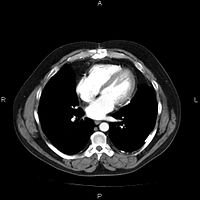
%> input picture Medical Image/lec8.hands.on/CT.jpg, 200 x 200 px
$ octave Week8_ImageRestore_2011250611.m   (GNU Octave 9; MATLAB toolbox functions it lacks are replaced by stand-ins)
%> lines starting %> are read from the running program, lines starting %| are printed output that depends on the picture
%% Restoration of noise added image

 clear;clc;

 CT = imread('CT.jpg');
%> CT is the input picture: size 200x200 uint8; min 0, max 255, mean 33.5

 Comp = ones(size(CT)) / 2.0;

 CT_double = im2double(CT);
 Min = min(min(CT_double));
%> Min = 0
 Max = max(max(CT_double - Min));
%> Max = 1
 CT_double = CT_double / Max;

 CT_gaussian = imnoise(CT_double, 'gaussian');
 CT_snp = imnoise(CT_double, 'salt & pepper');
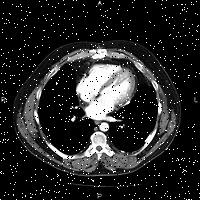
%> CT_snp: size 200x200 double; min 0, max 1, mean 0.15
 Comp_gaussian = imnoise(Comp, 'gaussian');
 Comp_snp = imnoise(Comp, 'salt & pepper');


 Noise = { CT, CT_gaussian, CT_snp ;Comp, Comp_gaussian, Comp_snp };
%> Noise = 6 items
 Name = {'CT', 'CT/Gaussian', 'CT/Salt & Pepper', '0.5', '0.5/Gaussian', '0.5, Salt & Pepper'};

 h = figure;
 for i=1:2
     for j=1:3
         subplot(2,3, (i-1)*3+j ), imhist(Noise{i,j}), title(Name{1,(i-1)*3+j});
 %         a.BinLimits = [-1.1, 1.1];
     end
 end
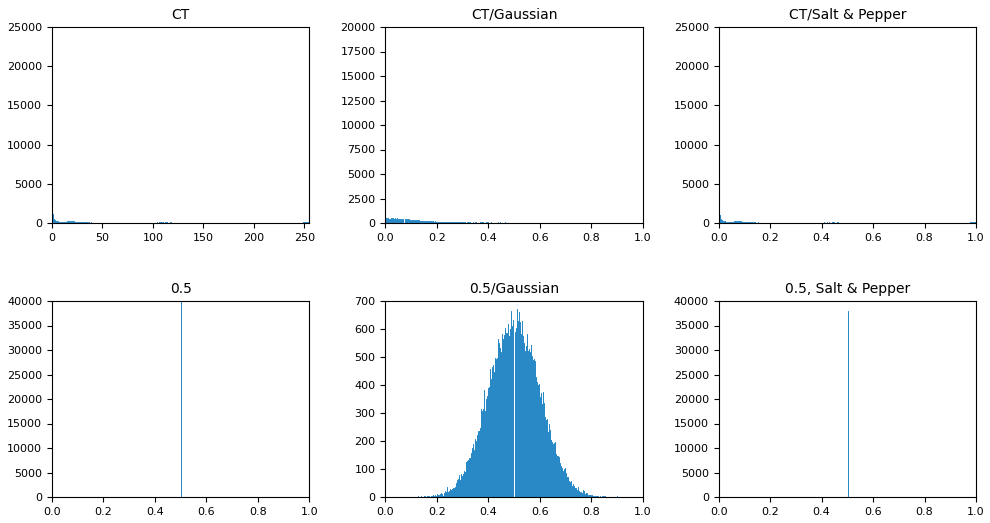
%> figure redrawn from the program's plot data, 6 panels; panel 1: highest point at x = 0, y = 23961; panel 2: highest point at x = 0, y = 14641; panel 3: highest point at x = 0, y = 23747; panel 4: highest point at x = 0.502, y = 40000

 filter_mean = ones([3,3])/9.0;

 CT_gaussian_mean = conv2(CT_gaussian, filter_mean);
 CT_gaussian_med = medfilt2(CT_gaussian);

 CT_snp_mean = conv2(CT_snp, filter_mean);
 CT_snp_med = medfilt2(CT_snp);

 figure;
 subplot(2,2,1), imshow(CT_gaussian_mean); title('gaussian / mean', 'fontsize', 12);
 subplot(2,2,2), imshow(CT_snp_mean); title('salt & pepper / mean', 'fontsize', 12);
 subplot(2,2,3), imshow(CT_gaussian_med); title('gaussian / median', 'fontsize', 12);
 subplot(2,2,4), imshow(CT_snp_med); title('salt & pepper / median', 'fontsize', 12);


 CT_wiener_snp = wiener2(CT_snp,[19, 19]);
 figure('name', 'gaussian wiener');
 for i = 1:9
     CT_wiener_gauss = wiener2(CT_gaussian, [2*i+1, 2*i+1]);
     subplot(3,3,i), imshow(CT_wiener_gauss); title(sprintf('%d * %d',2*i+1, 2*i+1), 'fontsize', 12);
 end
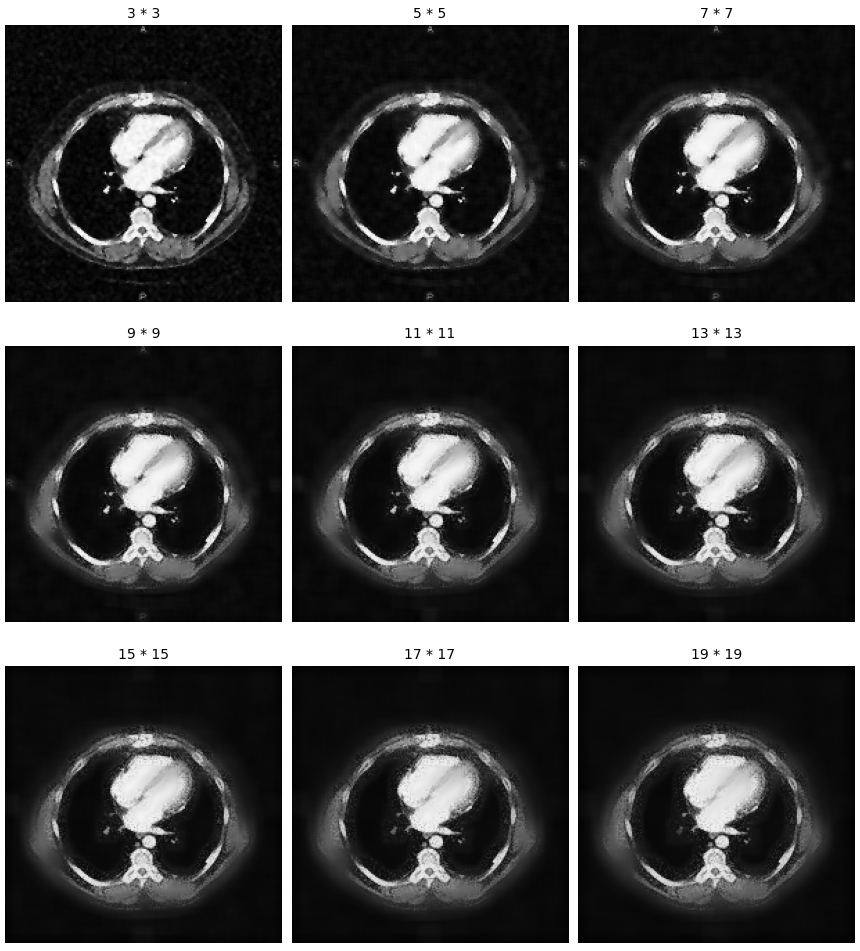
%> figure redrawn from the program's plot data, 9 panels

 figure('name', 'S&P wiener');
 for i = 1:9
     CT_wiener_snp = wiener2(CT_snp, [2*i+1, 2*i+1]);
     subplot(3,3,i), imshow(CT_wiener_snp); title(sprintf('%d * %d',2*i+1, 2*i+1), 'fontsize', 12);
 end

%% Restoration of degraded image.

clear; clc;

img = im2double(imread('whatIsThis.png'));
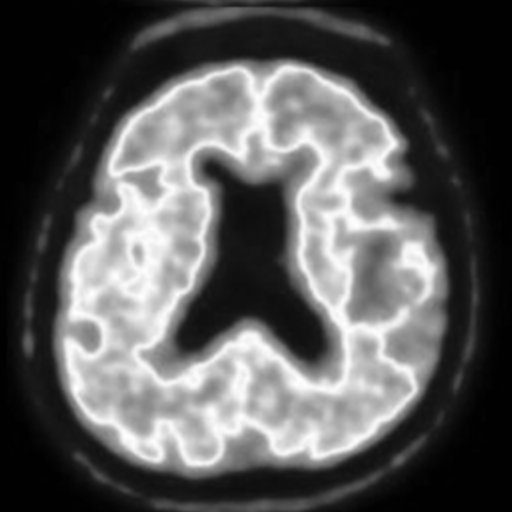
%> input picture Medical Image/lec8.hands.on/whatIsThis.png, 512 x 512 px
%> img: size 512x512 double; min 0, max 1, mean 0.354
figure, imshow(img);

gf = fspecial('gaussian', 15, sqrt(0.9));
% bf = lbutter(img, 25, 2);

pad = zeros(512);
pad(1:15,1:15) = gf;

im_fft = fft2(img);
gf_fft = fft2(pad);

restore_t = fftshift(im_fft) ./ gf_fft;

inv_restore = ifft2(ifftshift(restore_t));

% [10 lines of commented-out code are left out]

temp = (inv_restore - min(min(inv_restore)));
inv_norm = temp / max(max(temp));

figure, imshow(inv_norm);

wiener_restore = wiener2(img, [15, 15], 0.0001);

temp = (wiener_restore - min(min(wiener_restore)));
wiener_norm = temp / max(max(temp));

figure, imshow(wiener_norm);

diff1 = inv_norm - img;
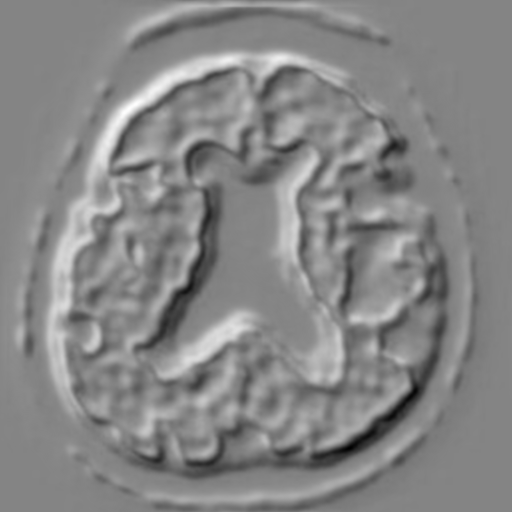
%> diff1: size 512x512 double; min -0.662, max 0.604, mean 0.00519; drawn with min black and max white
diff2 = wiener_norm - img;
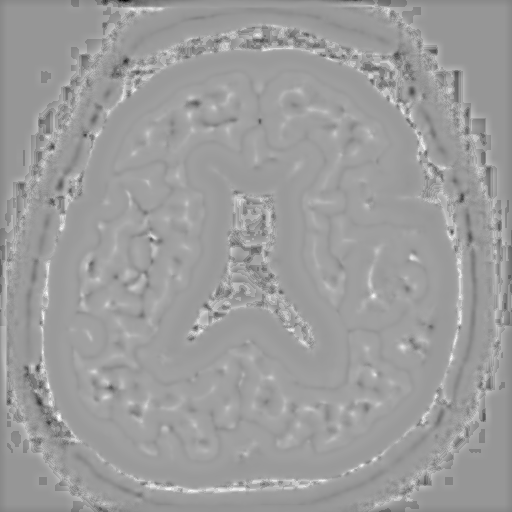
%> diff2: size 512x512 double; min -0.0237, max 0.0146, mean -0.000129; drawn with min black and max white

figure;
subplot(1,2,1), imshow(diff1,[]), title('Inverse filter');
subplot(1,2,2), imshow(diff2,[]), title('Wiener filter');

figure;
subplot(2,2,1), imhist(img), title('given image');
subplot(2,2,3), imhist(inv_norm), title('inverse filtering');
subplot(2,2,4), imhist(wiener_norm), title('wiener filtering');
%> after `title('wiener filtering')`:
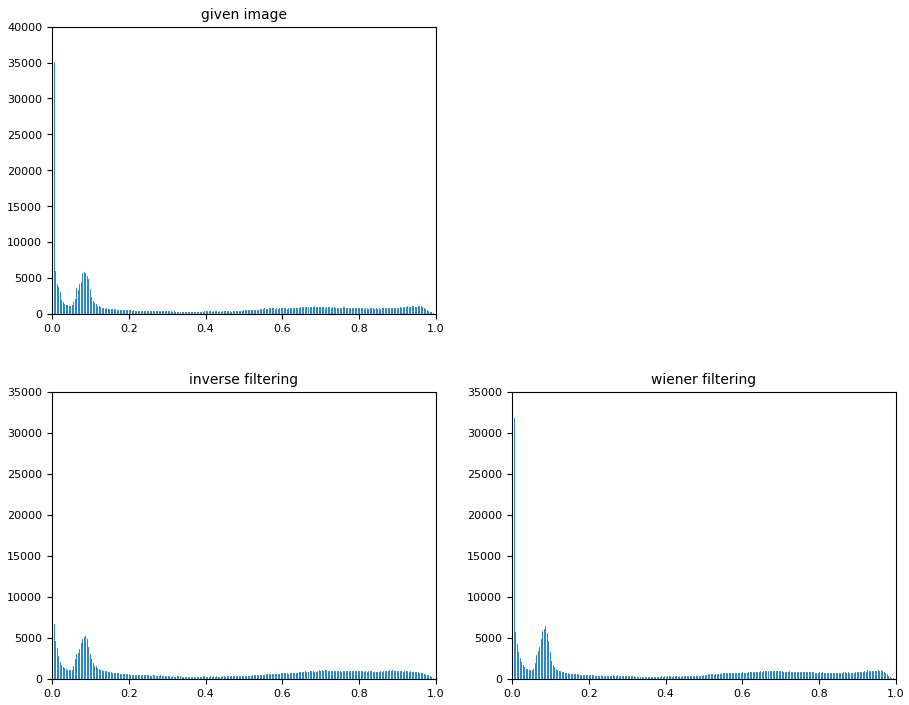
%> figure redrawn from the program's plot data, 3 panels; panel 1: highest point at x = 0.00392, y = 35091; panel 2: highest point at x = 0, y = 33179; panel 3: highest point at x = 0.00392, y = 31837
